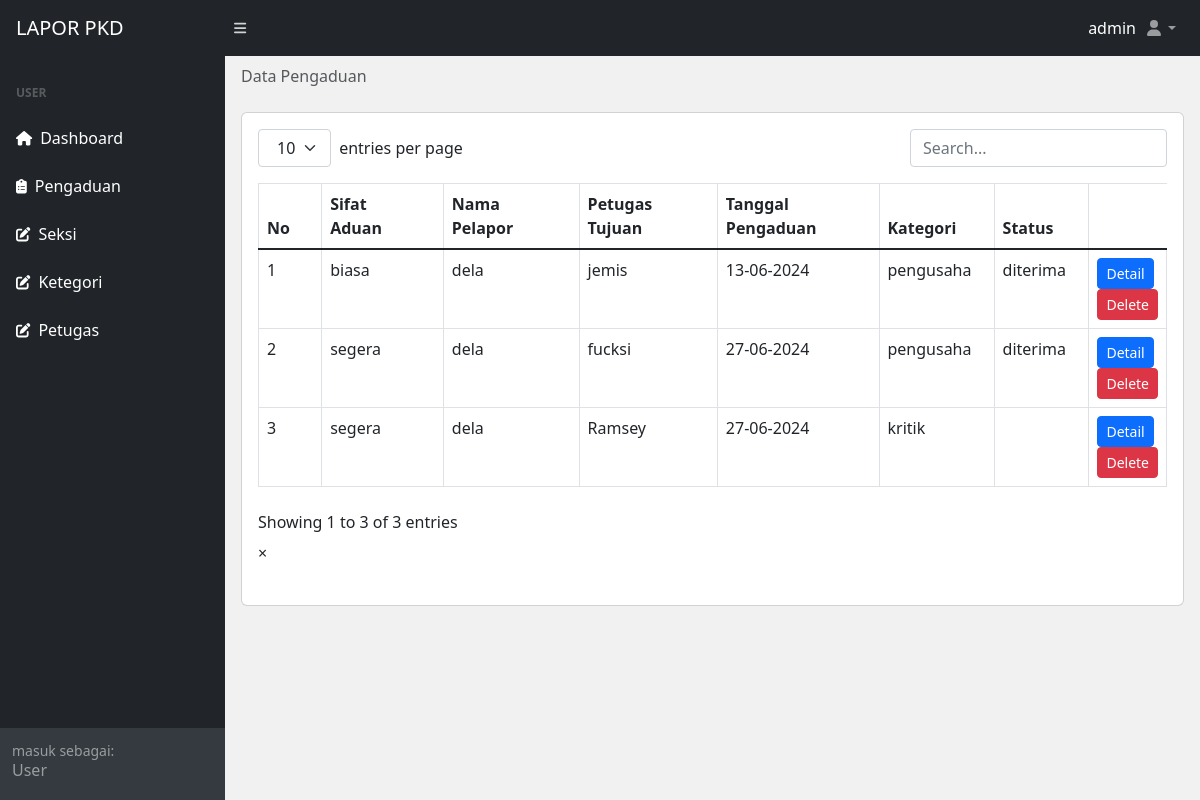
/admin/aduan.php (signed in), run on the app's committed database.
### tables this page shows
CREATE TABLE `aduan` (
  `id_aduan` int(11) NOT NULL,
  `petugas` varchar(55) NOT NULL,
  `nama_pelapor` varchar(55) NOT NULL,
  `isi_aduan` varchar(1000) NOT NULL,
  `sifat_aduan` varchar(25) NOT NULL,
  `tanggal_pengaduan` varchar(55) NOT NULL,
  `gambar` varchar(55) NOT NULL,
  `balasan` varchar(1000) NOT NULL,
  `kategori_aduan` varchar(55) NOT NULL,
  `status` varchar(55) NOT NULL
);

### admin/aduan.php (the view, shortened to what this page needs)
<?php
include("../database/db.php");
?>
<!DOCTYPE html>
<html lang="en">
<head>
  <?php include('./include/meta.php') ?>
</head>
<body class="sb-nav-fixed">
  <?php include('./include/nav.php') ?>
  <div id="layoutSidenav">
    <?php include('./include/sidenav.php') ?>
    <div id="layoutSidenav_content">
      <main>
        <div class="container-fluid px-3">
          <ol class="breadcrumb mb-4 mt-2">
            <li class="breadcrumb-item active">Data Pengaduan</li>
          </ol>
          <div class="card">
            <div class="card-body">
              <table id="datatablesSimple">
                <thead>
                  <tr style="font-size: 16px;">
                    <th>No</th>
                    <th>Sifat Aduan</th>
                    <th>Nama Pelapor</th>
                    <th>Petugas Tujuan</th>
                    <th>Tanggal Pengaduan</th>
                    <th>Kategori</th>
                    <th>Status</th>
                  </tr>
                </thead>
                <tbody>
                  <?php
                  $no = 1;
                  $get_paket = mysqli_query($conn, "SELECT * FROM aduan");
                  while ($p = mysqli_fetch_array($get_paket)) {
                  ?>
                    <tr style="font-size: 16px;" id="klik-tabel">
                      <td><?php echo $no++; ?></td>
                      <td><?php echo $p['sifat_aduan']; ?></td>
                      <td><?php echo $p['nama_pelapor']; ?></td>
                      <td><?php echo $p['petugas']; ?></td>
                      <td><?php echo $p['tanggal_pengaduan']; ?></td>
                      <td><?php echo $p['kategori_aduan']; ?></td>
                      <td><?php echo $p['status']; ?></td>
                      <td>
                        <a class="btn btn-sm btn-primary" href="detail.php?id_aduan=<?php echo $p['id_aduan'] ?>">Detail</a>
                        <a class="btn btn-sm btn-danger" onclick="return confirm('apakah anda yakin ingin menghapus data?')" href="delete.php?id_aduan=<?php echo $p['id_aduan'] ?>">Delete</a>
                      </td>
                    </tr>
                  <?php } ?>
                </tbody>
              </table>
              <div id="overlay" class="overlay" onClick="closeOverlay()">
                <span class="closebtn">&times;</span>
                <div class="overlay-content">
                </div>
              </div>
            </div>
          </div>
      </main>
    </div>
  </div>
</body>
</html>

### admin/include/meta.php (shortened to what this page needs)
<link href="../css/styles.css" rel="stylesheet" />
<link href="https://cdn.jsdelivr.net/npm/bootstrap@5.3.0-alpha1/dist/css/bootstrap.min.css" rel="stylesheet">

### admin/include/nav.php (shortened to what this page needs)
<nav class="sb-topnav navbar navbar-expand navbar-dark bg-dark">
      <a class="navbar-brand ps-3" href="index.php"> LAPOR PKD</a>
      <button class="btn btn-link btn-sm order-1 order-lg-0 me-4 me-lg-0" id="sidebarToggle" href="#!">
         <i class="fas fa-bars"></i>
      </button>
      <div class="navbar-nav ps-3 d-md-inline-block form-inline ms-auto" style="color: white; text-decoration: none">
         <p><?php echo "<p>" . $_SESSION['admin']['nama'] . "</p>" ?></p>
      </div>
      <ul class="navbar-nav me-0 me-md-3 my-2 my-md-0">
         <li class="nav-item dropdown">
            <a class="nav-link dropdown-toggle" id="navbarDropdown" href="#" role="button" data-bs-toggle="dropdown" aria-expanded="false"><i class="fas fa-user fa-fw"></i></a>
         </li>
      </ul>
   </nav>

### admin/include/sidenav.php
<div id="layoutSidenav_nav">
         <nav class="sb-sidenav accordion sb-sidenav-dark" id="sidenavAccordion">
            <div class="sb-sidenav-menu">
               <div class="nav">
                  <div class="sb-sidenav-menu-heading">USER</div>
                  <a class="nav-link" href="index.php">
                     <div class="sb-nav-link-icon">
                        <i class="fas fa-home"></i>
                     </div>
                     Dashboard
                  </a>
                  <a class="nav-link" href="aduan.php">
                     <div class="sb-nav-link-icon">
                        <i class="fas fa-clipboard-list"></i>
                     </div>
                     Pengaduan
                  </a>
                  <a class="nav-link" href="seksi.php">
                     <div class="sb-nav-link-icon">
                        <i class="fas fa-edit"></i>
                     </div>
                     Seksi
                  </a>
                  <a class="nav-link" href="kategori.php">
                     <div class="sb-nav-link-icon">
                        <i class="fas fa-edit"></i>
                     </div>
                     Ketegori
                  </a>
                  <a class="nav-link" href="petugas.php">
                     <div class="sb-nav-link-icon">
                        <i class="fas fa-edit"></i>
                     </div>
                     Petugas
                  </a>
               </div>
            </div>
            <div class="sb-sidenav-footer">
               <div class="small">masuk sebagai:</div>
               <h6>User</h6>
            </div>
         </nav>
      </div>

### admin/aduan.php (style rules this page uses)
body { background-color: #f1f1f1; }

### data on the page
aduan: sifat_aduan "biasa", nama_pelapor "dela", petugas "jemis", tanggal_pengaduan "13-06-2024", kategori_aduan "pengusaha", status "diterima"
aduan: sifat_aduan "segera", nama_pelapor "dela", petugas "fucksi", tanggal_pengaduan "27-06-2024", kategori_aduan "pengusaha", status "diterima"
aduan: sifat_aduan "segera", nama_pelapor "dela", petugas "Ramsey", tanggal_pengaduan "27-06-2024", kategori_aduan "kritik"

### other printed values
$_SESSION['admin']['nama'] "admin"
